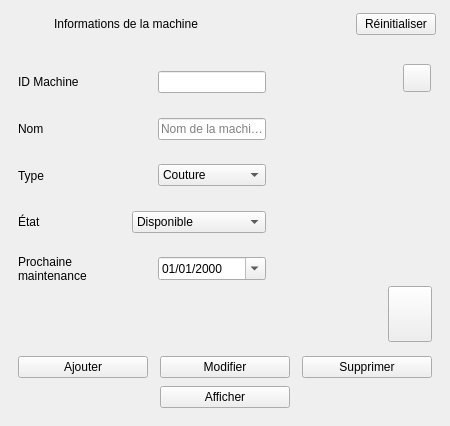
          <widget class="QFrame" name="cardForm">
           <property name="frameShape">
            <enum>QFrame::NoFrame</enum>
           </property>
           <property name="role" stdset="0">
            <string>card</string>
           </property>
           <layout class="QVBoxLayout" name="cardLayoutForm" stretch="0,1">
            <property name="spacing">
             <number>0</number>
            </property>
            <property name="leftMargin">
             <number>0</number>
            </property>
            <property name="topMargin">
             <number>0</number>
            </property>
            <property name="rightMargin">
             <number>0</number>
            </property>
            <property name="bottomMargin">
             <number>0</number>
            </property>
            <item>
             <widget class="QFrame" name="headerForm">
              <property name="frameShape">
               <enum>QFrame::NoFrame</enum>
              </property>
              <property name="role" stdset="0">
               <string>cardHeader</string>
              </property>
              <property name="minimumSize">
               <size>
                <width>0</width>
                <height>48</height>
               </size>
              </property>
              <property name="maximumSize">
               <size>
                <width>16777215</width>
                <height>48</height>
               </size>
              </property>
              <layout class="QHBoxLayout" name="headerLayoutForm">
               <property name="spacing">
                <number>12</number>
               </property>
               <property name="leftMargin">
                <number>14</number>
               </property>
               <property name="topMargin">
                <number>0</number>
               </property>
               <property name="rightMargin">
                <number>14</number>
               </property>
               <property name="bottomMargin">
                <number>0</number>
               </property>
               <item>
                <widget class="QLabel" name="iconCardForm">
                 <property name="role" stdset="0">
                  <string>cardIcon</string>
                 </property>
                 <property name="alignment">
                  <set>Qt::AlignCenter</set>
                 </property>
                 <property name="minimumSize">
                  <size>
                   <width>28</width>
                   <height>28</height>
                  </size>
                 </property>
                 <property name="maximumSize">
                  <size>
                   <width>28</width>
                   <height>28</height>
                  </size>
                 </property>
                </widget>
               </item>
               <item>
                <widget class="QLabel" name="titleCardForm">
                 <property name="text">
                  <string>Informations de la machine</string>
                 </property>
                 <property name="role" stdset="0">
                  <string>cardTitle</string>
                 </property>
                </widget>
               </item>
               <item>
                <spacer name="spacerHeaderForm">
                 <property name="orientation">
                  <enum>Qt::Horizontal</enum>
                 </property>
                 <property name="sizeHint" stdset="0">
                  <size>
                   <width>0</width>
                   <height>20</height>
                  </size>
                 </property>
                </spacer>
               </item>
               <item>
                <widget class="QPushButton" name="btnReset">
                 <property name="text">
                  <string>Réinitialiser</string>
                 </property>
                 <property name="cursor">
                    <cursorShape>PointingHandCursor</cursorShape>
                   </property>
                   </widget>
               </item>
              </layout>
             </widget>
            </item>
            <item>
             <widget class="QWidget" name="bodyForm">
              <layout class="QVBoxLayout" name="bodyFormLayout">
               <property name="spacing">
                <number>14</number>
               </property>
               <property name="leftMargin">
                <number>18</number>
               </property>
               <property name="topMargin">
                <number>16</number>
               </property>
               <property name="rightMargin">
                <number>18</number>
               </property>
               <property name="bottomMargin">
                <number>18</number>
               </property>
               <item>
                <layout class="QHBoxLayout" name="layoutTopForm" stretch="1,0">
                 <property name="spacing">
                  <number>16</number>
                 </property>
                 <item>
                  <layout class="QGridLayout" name="gridFields" columnstretch="0,1" columnminimumwidth="92,0">
                   <property name="horizontalSpacing">
                    <number>12</number>
                   </property>
                   <property name="verticalSpacing">
                    <number>11</number>
                   </property>
                   <item row="0" column="0">
                    <widget class="QLabel" name="labelId">
                     <property name="text">
                      <string>ID Machine</string>
                     </property>
                     <property name="role" stdset="0">
                      <string>formLabel</string>
                     </property>
                    </widget>
                   </item>
                   <item row="0" column="1">
                    <widget class="QFrame" name="fieldId">
                     <property name="frameShape">
                      <enum>QFrame::NoFrame</enum>
                     </property>
                     <property name="role" stdset="0">
                      <string>field</string>
                     </property>
                     <layout class="QHBoxLayout" name="fieldLayoutId">
                      <property name="spacing">
                       <number>8</number>
                      </property>
                      <property name="leftMargin">
                       <number>10</number>
                      </property>
                      <property name="topMargin">
                       <number>0</number>
                      </property>
                      <property name="rightMargin">
                       <number>6</number>
                      </property>
                      <property name="bottomMargin">
                       <number>0</number>
                      </property>
                      <item>
                       <widget class="QLabel" name="iconId">
                        <property name="minimumSize">
                         <size>
                          <width>18</width>
                          <height>18</height>
                         </size>
                        </property>
                        <property name="maximumSize">
                         <size>
                          <width>18</width>
                          <height>18</height>
                         </size>
                        </property>
                       </widget>
                      </item>
                      <item>
                       <widget class="QLineEdit" name="lineId">
                        <property name="readOnly">
                         <bool>true</bool>
                        </property>
                       </widget>
                      </item>
                     </layout>
                    </widget>
                   </item>
                   <item row="1" column="0">
                    <widget class="QLabel" name="labelNom">
                     <property name="text">
                      <string>Nom</string>
                     </property>
                     <property name="role" stdset="0">
                      <string>formLabel</string>
                     </property>
                    </widget>
                   </item>
                   <item row="1" column="1">
                    <widget class="QFrame" name="fieldNom">
                     <property name="frameShape">
                      <enum>QFrame::NoFrame</enum>
                     </property>
                     <property name="role" stdset="0">
                      <string>field</string>
                     </property>
                     <layout class="QHBoxLayout" name="fieldLayoutNom">
                      <property name="spacing">
                       <number>8</number>
                      </property>
                      <property name="leftMargin">
                       <number>10</number>
                      </property>
                      <property name="topMargin">
                       <number>0</number>
                      </property>
                      <property name="rightMargin">
                       <number>6</number>
                      </property>
                      <property name="bottomMargin">
                       <number>0</number>
                      </property>
                      <item>
                       <widget class="QLabel" name="iconNom">
                        <property name="minimumSize">
                         <size>
                          <width>18</width>
                          <height>18</height>
                         </size>
                        </property>
                        <property name="maximumSize">
                         <size>
                          <width>18</width>
                          <height>18</height>
                         </size>
                        </property>
                       </widget>
                      </item>
                      <item>
                       <widget class="QLineEdit" name="lineNom">
                        <property name="placeholderText">
                         <string>Nom de la machine</string>
                        </property>
                       </widget>
                      </item>
                     </layout>
                    </widget>
                   </item>
                   <item row="2" column="0">
                    <widget class="QLabel" name="labelType">
                     <property name="text">
                      <string>Type</string>
                     </property>
                     <property name="role" stdset="0">
                      <string>formLabel</string>
                     </property>
                    </widget>
                   </item>
                   <item row="2" column="1">
                    <widget class="QFrame" name="fieldType">
                     <property name="frameShape">
                      <enum>QFrame::NoFrame</enum>
                     </property>
                     <property name="role" stdset="0">
                      <string>field</string>
                     </property>
                     <layout class="QHBoxLayout" name="fieldLayoutType">
                      <property name="spacing">
                       <number>8</number>
                      </property>
                      <property name="leftMargin">
                       <number>10</number>
                      </property>
                      <property name="topMargin">
                       <number>0</number>
                      </property>
                      <property name="rightMargin">
                       <number>6</number>
                      </property>
                      <property name="bottomMargin">
                       <number>0</number>
                      </property>
                      <item>
                       <widget class="QLabel" name="iconType">
                        <property name="minimumSize">
                         <size>
                          <width>18</width>
                          <height>18</height>
                         </size>
                        </property>
                        <property name="maximumSize">
                         <size>
                          <width>18</width>
                          <height>18</height>
                         </size>
                        </property>
                       </widget>
                      </item>
                      <item>
                       <widget class="QComboBox" name="comboType">
                        <item>
                         <property name="text">
                          <string>Couture</string>
                         </property>
                        </item>
                        <item>
                         <property name="text">
                          <string>Coupe</string>
                         </property>
                        </item>
                        <item>
                         <property name="text">
                          <string>Finition</string>
                         </property>
                        </item>
                        <item>
                         <property name="text">
                          <string>Broderie</string>
                         </property>
                        </item>
                        <item>
                         <property name="text">
                          <string>Repassage</string>
                         </property>
                        </item>
                        <item>
                         <property name="text">
                          <string>Autre</string>
                         </property>
                        </item>
                       </widget>
                      </item>
                     </layout>
                    </widget>
                   </item>
                   <item row="3" column="0">
                    <widget class="QLabel" name="labelEtat">
                     <property name="text">
                      <string>État</string>
                     </property>
                     <property name="role" stdset="0">
                      <string>formLabel</string>
                     </property>
                    </widget>
                   </item>
                   <item row="3" column="1">
                    <widget class="QFrame" name="fieldEtat">
                     <property name="frameShape">
                      <enum>QFrame::NoFrame</enum>
                     </property>
                     <property name="role" stdset="0">
                      <string>field</string>
                     </property>
                     <layout class="QHBoxLayout" name="fieldLayoutEtat">
                      <property name="spacing">
                       <number>8</number>
                      </property>
                      <property name="leftMargin">
                       <number>10</number>
                      </property>
                      <property name="topMargin">
                       <number>0</number>
                      </property>
                      <property name="rightMargin">
                       <number>6</number>
                      </property>
                      <property name="bottomMargin">
                       <number>0</number>
                      </property>
                      <item>
                       <widget class="QComboBox" name="comboEtat">
                        <item>
                         <property name="text">
                          <string>Disponible</string>
                         </property>
                        </item>
                        <item>
                         <property name="text">
                          <string>En maintenance</string>
                         </property>
                        </item>
                        <item>
                         <property name="text">
                          <string>Indisponible</string>
                         </property>
                        </item>
                       </widget>
                      </item>
                     </layout>
                    </widget>
                   </item>
                   <item row="4" column="0">
                    <widget class="QLabel" name="labelDate">
                     <property name="text">
                      <string>Prochaine
maintenance</string>
                     </property>
                     <property name="role" stdset="0">
                      <string>formLabel</string>
                     </property>
                    </widget>
                   </item>
                   <item row="4" column="1">
                    <widget class="QFrame" name="fieldDate">
                     <property name="frameShape">
                      <enum>QFrame::NoFrame</enum>
                     </property>
                     <property name="role" stdset="0">
                      <string>field</string>
                     </property>
                     <layout class="QHBoxLayout" name="fieldLayoutDate">
                      <property name="spacing">
                       <number>8</number>
                      </property>
                      <property name="leftMargin">
                       <number>10</number>
                      </property>
                      <property name="topMargin">
                       <number>0</number>
                      </property>
                      <property name="rightMargin">
                       <number>6</number>
                      </property>
                      <property name="bottomMargin">
                       <number>0</number>
                      </property>
                      <item>
                       <widget class="QLabel" name="iconDate">
                        <property name="minimumSize">
                         <size>
                          <width>18</width>
                          <height>18</height>
                         </size>
                        </property>
                        <property name="maximumSize">
                         <size>
                          <width>18</width>
                          <height>18</height>
                         </size>
                        </property>
                       </widget>
                      </item>
                      <item>
                       <widget class="QDateEdit" name="dateMaintenance">
                        <property name="calendarPopup">
                         <bool>true</bool>
                        </property>
                        <property name="displayFormat">
                         <string>dd/MM/yyyy</string>
                        </property>
                       </widget>
                      </item>
                     </layout>
                    </widget>
                   </item>
                   <item row="5" column="0" colspan="2">
                    <widget class="QLabel" name="labelDetection">
                     <property name="wordWrap">
                      <bool>true</bool>
                     </property>
                     <property name="minimumSize">
                      <size>
                       <width>0</width>
                       <height>44</height>
                      </size>
                     </property>
                    </widget>
                   </item>
                  </layout>
                 </item>
                 <item>
                  <layout class="QVBoxLayout" name="layoutPhotoCol">
                   <property name="spacing">
                    <number>8</number>
                   </property>
                   <item>
                    <layout class="QGridLayout" name="gridPhoto">
                     <property name="leftMargin">
                      <number>0</number>
                     </property>
                     <property name="topMargin">
                      <number>0</number>
                     </property>
                     <property name="rightMargin">
                      <number>0</number>
                     </property>
                     <property name="bottomMargin">
                      <number>0</number>
                     </property>
                     <item row="0" column="0">
                      <widget class="QLabel" name="labelPhoto">
                       <property name="minimumSize">
                        <size>
                         <width>142</width>
                         <height>214</height>
                        </size>
                       </property>
                       <property name="maximumSize">
                        <size>
                         <width>142</width>
                         <height>214</height>
                        </size>
                       </property>
                      </widget>
                     </item>
                     <item row="0" column="0" alignment="Qt::AlignRight|Qt::AlignTop">
                      <widget class="QToolButton" name="btnPen">
                       <property name="cursor">
                    <cursorShape>PointingHandCursor</cursorShape>
                   </property>
                   <property name="toolTip">
                        <string>Changer la photo</string>
                       </property>
                       <property name="iconSize">
                        <size>
                         <width>16</width>
                         <height>16</height>
                        </size>
                       </property>
                       <property name="minimumSize">
                        <size>
                         <width>28</width>
                         <height>28</height>
                        </size>
                       </property>
                       <property name="maximumSize">
                        <size>
                         <width>28</width>
                         <height>28</height>
                        </size>
                       </property>
                      </widget>
                     </item>
                    </layout>
                   </item>
                   <item>
                    <layout class="QHBoxLayout" name="layoutThumbs">
                     <property name="spacing">
                      <number>6</number>
                     </property>
                     <item>
                      <widget class="QLabel" name="labelThumb1">
                       <property name="minimumSize">
                        <size>
                         <width>44</width>
                         <height>56</height>
                        </size>
                       </property>
                       <property name="maximumSize">
                        <size>
                         <width>44</width>
                         <height>56</height>
                        </size>
                       </property>
                      </widget>
                     </item>
                     <item>
                      <widget class="QLabel" name="labelThumb2">
                       <property name="minimumSize">
                        <size>
                         <width>44</width>
                         <height>56</height>
                        </size>
                       </property>
                       <property name="maximumSize">
                        <size>
                         <width>44</width>
                         <height>56</height>
                        </size>
                       </property>
                      </widget>
                     </item>
                     <item>
                      <widget class="QPushButton" name="btnPlus">
                       <property name="cursor">
                    <cursorShape>PointingHandCursor</cursorShape>
                   </property>
                   <property name="iconSize">
                        <size>
                         <width>22</width>
                         <height>22</height>
                        </size>
                       </property>
                       <property name="minimumSize">
                        <size>
                         <width>44</width>
                         <height>56</height>
                        </size>
                       </property>
                       <property name="maximumSize">
                        <size>
                         <width>44</width>
                         <height>56</height>
                        </size>
                       </property>
                      </widget>
                     </item>
                    </layout>
                   </item>
                   <item>
                    <spacer name="spacerPhoto">
                     <property name="orientation">
                      <enum>Qt::Vertical</enum>
                     </property>
                     <property name="sizeHint" stdset="0">
                      <size>
                       <width>20</width>
                       <height>0</height>
                      </size>
                     </property>
                    </spacer>
                   </item>
                  </layout>
                 </item>
                </layout>
               </item>
               <item>
                <layout class="QGridLayout" name="gridButtons" columnstretch="1,1,1">
                 <property name="horizontalSpacing">
                  <number>12</number>
                 </property>
                 <property name="verticalSpacing">
                  <number>8</number>
                 </property>
                 <item row="0" column="0">
                  <widget class="QPushButton" name="btnAdd">
                   <property name="text">
                    <string>Ajouter</string>
                   </property>
                   <property name="cursor">
                    <cursorShape>PointingHandCursor</cursorShape>
                   </property>
                   <property name="iconSize">
                    <size>
                     <width>20</width>
                     <height>20</height>
                    </size>
                   </property>
                  </widget>
                 </item>
                 <item row="0" column="1">
                  <widget class="QPushButton" name="btnMod">
                   <property name="text">
                    <string>Modifier</string>
                   </property>
                   <property name="cursor">
                    <cursorShape>PointingHandCursor</cursorShape>
                   </property>
                   <property name="iconSize">
                    <size>
                     <width>20</width>
                     <height>20</height>
                    </size>
                   </property>
                  </widget>
                 </item>
                 <item row="0" column="2">
                  <widget class="QPushButton" name="btnDel">
                   <property name="text">
                    <string>Supprimer</string>
                   </property>
                   <property name="cursor">
                    <cursorShape>PointingHandCursor</cursorShape>
                   </property>
                   <property name="iconSize">
                    <size>
                     <width>20</width>
                     <height>20</height>
                    </size>
                   </property>
                  </widget>
                 </item>
                 <item row="1" column="1">
                  <widget class="QPushButton" name="btnView">
                   <property name="text">
                    <string>Afficher</string>
                   </property>
                   <property name="cursor">
                    <cursorShape>PointingHandCursor</cursorShape>
                   </property>
                   <property name="iconSize">
                    <size>
                     <width>20</width>
                     <height>20</height>
                    </size>
                   </property>
                  </widget>
                 </item>
                </layout>
               </item>
               <item>
                <spacer name="spacerForm">
                 <property name="orientation">
                  <enum>Qt::Vertical</enum>
                 </property>
                 <property name="sizeHint" stdset="0">
                  <size>
                   <width>20</width>
                   <height>0</height>
                  </size>
                 </property>
                </spacer>
               </item>
              </layout>
             </widget>
            </item>
           </layout>
          </widget>
